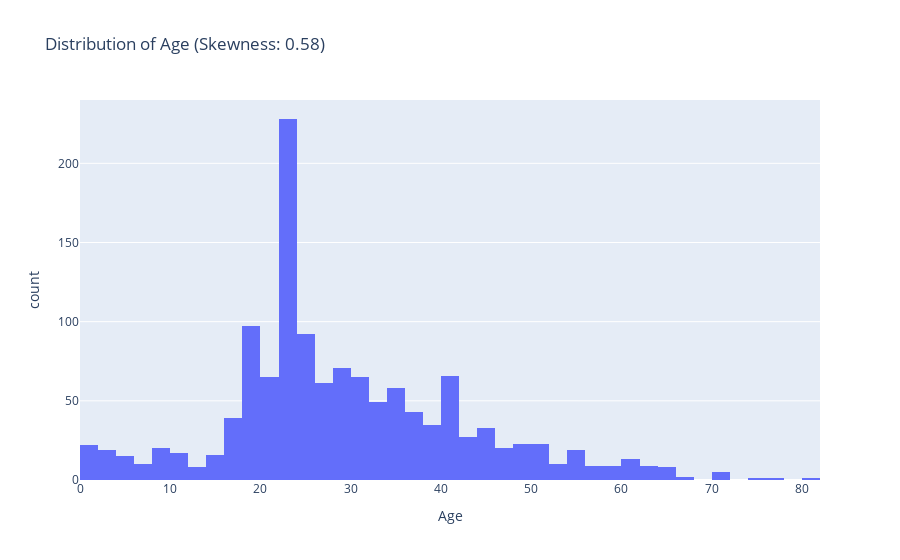

The notebook cell this image was saved under:
### Code cell
age_fig = px.histogram(data4, x="Age", nbins=50, title=f"Distribution of Age (Skewness: {skewness_series['Age']:.2f})")
age_fig.show()

### Figure 1 — Plotly figure (JSON) as saved in the notebook; plotly's stock layout.template omitted (floating-point values rounded to 4 significant figures; data arrays with more than 128 entries replaced by an {"elided": "..."} marker saying what was removed)
{"data": [{"alignmentgroup": "True", "bingroup": "x", "hovertemplate": "Age=%{x}<br>count=%{y}<extra></extra>", "legendgroup": "", "marker": {"color": "#636efa", "pattern": {"shape": ""}}, "name": "", "nbinsx": 50, "offsetgroup": "", "orientation": "v", "showlegend": false, "type": "histogram", "x": {"elided": "1309 float values"}, "xaxis": "x", "yaxis": "y"}], "layout": {"barmode": "relative", "legend": {"tracegroupgap": 0}, "title": {"text": "Distribution of Age (Skewness: 0.58)"}, "xaxis": {"anchor": "y", "domain": [0, 1], "title": {"text": "Age"}}, "yaxis": {"anchor": "x", "domain": [0, 1], "title": {"text": "count"}}}}
